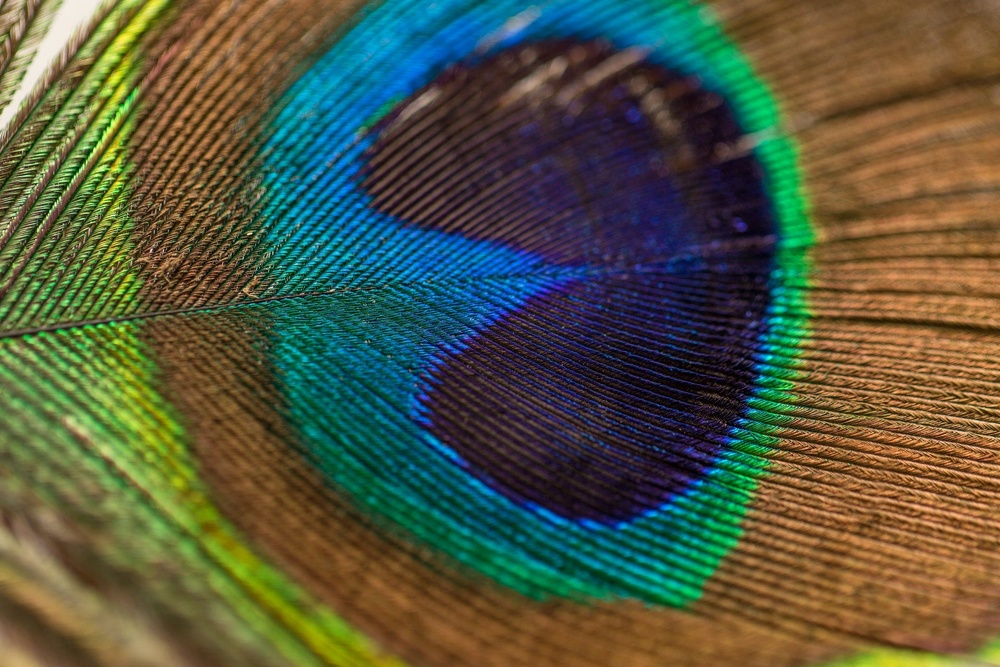
#> input picture pic.jpg, 1000 x 667 px, shrunk from 1920 x 1280 before the run
$ python l.py
#> lines starting #> are read from the running program, lines starting #| are printed output that depends on the picture
#> further down, image is the input picture: shape (667, 1000, 3); mean B, G, R 64.6, 87.3, 82.9
import cv2
import numpy as np

def laplacian_filter(image):
    laplacian_mask = np.array([[0, 1, 0],
                               [1, -4, 1],
                               [0, 1, 0]])
    filtered_image = cv2.filter2D(image, -1, laplacian_mask)
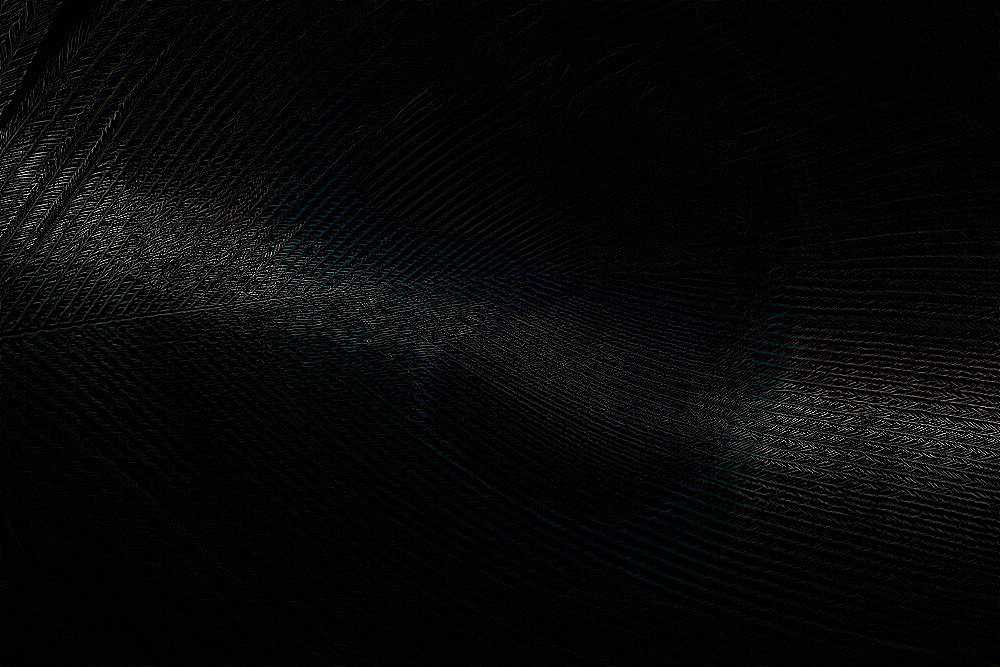
#> filtered_image: shape (667, 1000, 3); mean B, G, R 7.9, 7.7, 7.5
    return filtered_image

def sharpen_image(original_image, filtered_image, alpha=1.0):
#> called with alpha = 1
    sharpened_image = cv2.addWeighted(original_image, 1 + alpha, filtered_image, -alpha, 0)
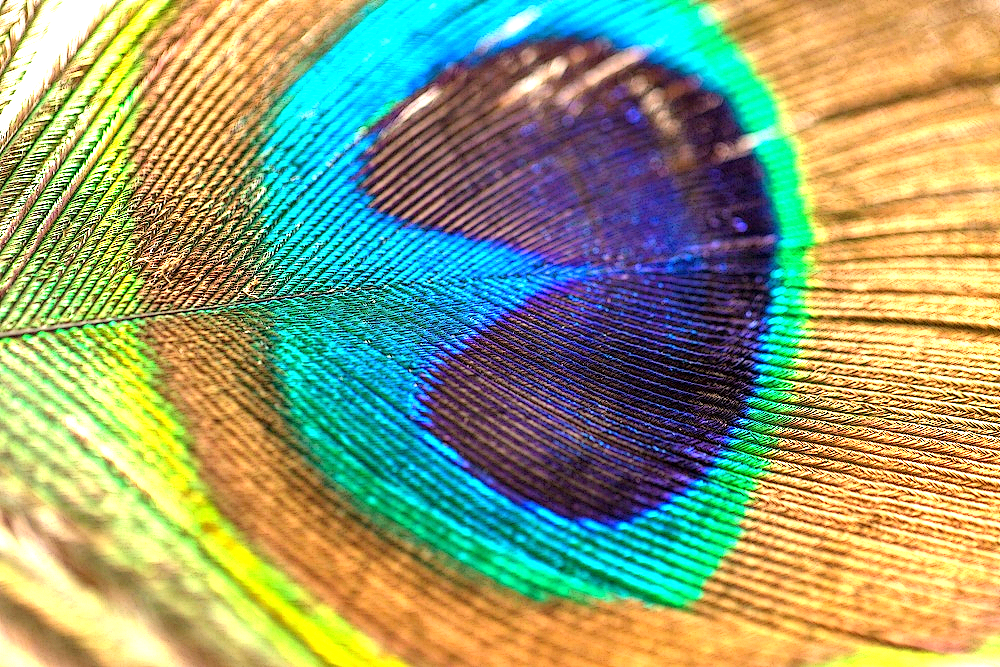
#> sharpened_image: shape (667, 1000, 3); mean B, G, R 116.1, 158.2, 145.6
    return sharpened_image

if __name__ == "__main__":
    # Read the image
    image = cv2.imread("pic.jpg")

    # Check if the image is loaded successfully
    if image is None:
        print("Error: Image not found.")
    else:
        # Apply Laplacian filter
        filtered_image = laplacian_filter(image)

        # Blend with the original image to sharpen
        sharpened_image = sharpen_image(image, filtered_image)

        # Display the filtered and sharpened images
        cv2.imshow("Filtered Image", filtered_image)
        cv2.imshow("Sharpened Image", sharpened_image)
        cv2.waitKey(0)
        cv2.destroyAllWindows()

        # Save the filtered and sharpened images
        cv2.imwrite("filtered_image.jpg", filtered_image)
        cv2.imwrite("sharpened_image.jpg", sharpened_image)

$ run again, with elephant.jpg copied over pic.jpg
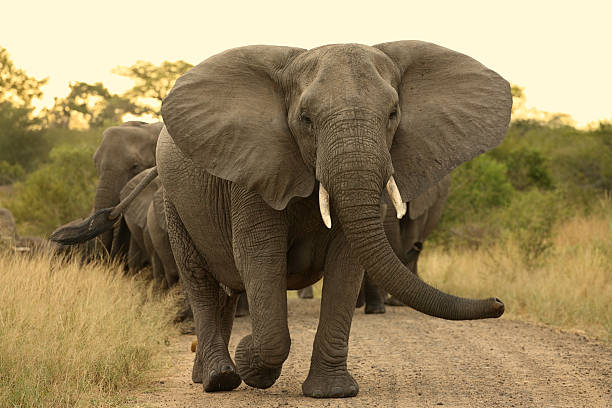
#> input picture elephant.jpg, 612 x 408 px
#> image is the input picture: shape (408, 612, 3); mean B, G, R 94.8, 132.8, 150.9
#> in laplacian_filter, `filtered_image = cv2.filter2D(image, -1, laplacian_mask)`:
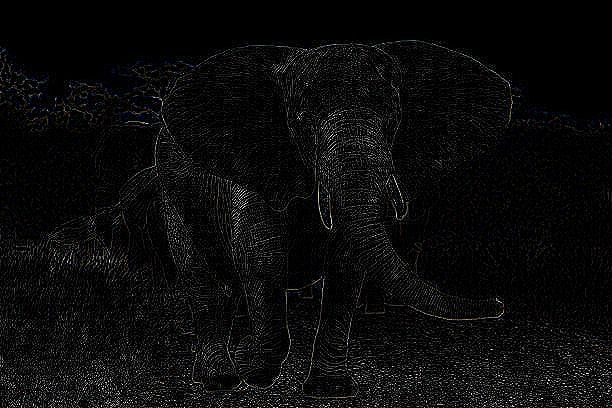
#> filtered_image: shape (408, 612, 3); mean B, G, R 10.9, 10.8, 10.8
#> in sharpen_image, `sharpened_image = cv2.addWeighted(original_image, 1 + alpha, filtered_..`:
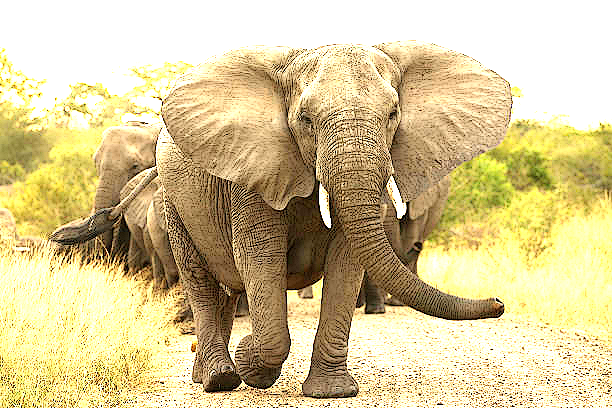
#> sharpened_image: shape (408, 612, 3); mean B, G, R 149.3, 198, 213.5
